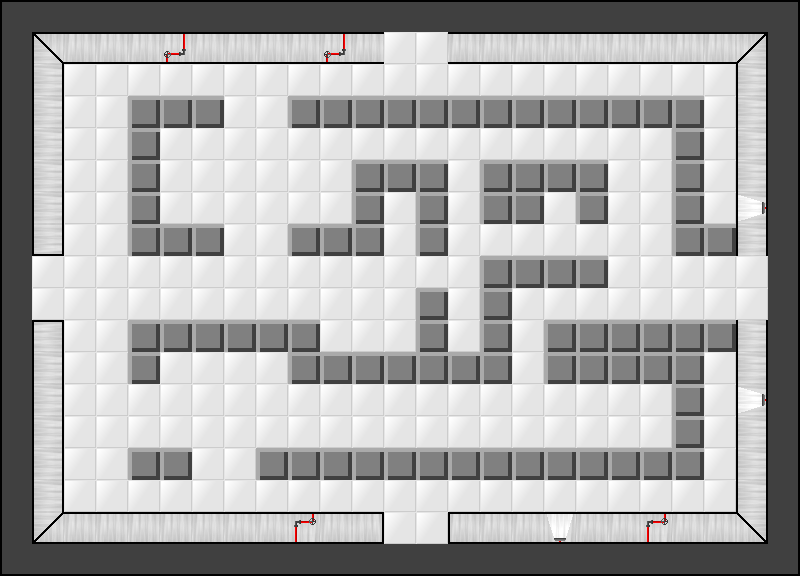

A level layout from a 2D game, rendered from its tile map. Below: a short description, then the map file with tile-grid data replaced by summaries:
An orthogonal 25x18 tile map with 32x32 px tiles, 2 tile layers (Tile Layer 2, Tile Layer 1) and 26 objects (10x conveyor, 4x door, 4x laser, 3x gate, 2x blade, ...).

<map version="1.0" orientation="orthogonal" width="25" height="18" tilewidth="32" tileheight="32">
 <tileset firstgid="1" name="tile" tilewidth="32" tileheight="32">
  <image source="../graphics/room_tileset.png" width="192" height="256" />
 </tileset>
 <layer name="Tile Layer 2" width="25" height="18">
  <data>[450 cells, 450 non-empty, 1 distinct tile ids]</data>
 </layer>
 <layer name="Tile Layer 1" width="25" height="18">
  <data>[450 cells, 242 non-empty, 23 distinct tile ids]</data>
 </layer>
 <objectgroup name="Object Layer 1" width="25" height="18">
  <object name="DOOR" type="door" x="32" y="256" width="32" height="64" />
  <object type="gate" x="128" y="256" width="32" height="64">
   <properties>
    <property name="id" value="1" />
   </properties>
  </object>
  <object type="gate" x="224" y="96" width="64" height="32">
   <properties>
    <property name="id" value="1" />
   </properties>
  </object>
  <object type="blade" x="384" y="192" width="32" height="32" />
  <object type="blade" x="448" y="320" width="32" height="32" />
  <object type="laser" x="160" y="128" width="32" height="32" />
  <object name="DOOR" type="door" x="384" y="512" width="64" height="32" />
  <object name="DOOR" type="door" x="384" y="32" width="64" height="32" />
  <object type="button" x="544" y="192" width="32" height="32">
   <properties>
    <property name="id" value="1" />
   </properties>
  </object>
  <object type="conveyor" x="64" y="96" width="32" height="32">
   <properties>
    <property name="dir" value="s" />
   </properties>
  </object>
  <object type="conveyor" x="96" y="96" width="32" height="32">
   <properties>
    <property name="dir" value="s" />
   </properties>
  </object>
  <object type="conveyor" x="96" y="128" width="32" height="32">
   <properties>
    <property name="dir" value="s" />
   </properties>
  </object>
  <object type="conveyor" x="64" y="128" width="32" height="32">
   <properties>
    <property name="dir" value="s" />
   </properties>
  </object>
  <object type="conveyor" x="96" y="384" width="32" height="32">
   <properties>
    <property name="dir" value="e" />
   </properties>
  </object>
  <object type="conveyor" x="96" y="416" width="32" height="32">
   <properties>
    <property name="dir" value="e" />
   </properties>
  </object>
  <object type="conveyor" x="64" y="416" width="32" height="32">
   <properties>
    <property name="dir" value="e" />
   </properties>
  </object>
  <object type="conveyor" x="64" y="384" width="32" height="32">
   <properties>
    <property name="dir" value="e" />
   </properties>
  </object>
  <object type="conveyor" x="128" y="384" width="32" height="32">
   <properties>
    <property name="dir" value="e" />
   </properties>
  </object>
  <object type="conveyor" x="128" y="416" width="32" height="32">
   <properties>
    <property name="dir" value="e" />
   </properties>
  </object>
  <object type="laser" x="256" y="352" width="32" height="32" />
  <object name="DOOR" type="door" x="736" y="256" width="32" height="64" />
  <object type="laser" x="704" y="192" width="32" height="32" />
  <object type="laser" x="704" y="352" width="32" height="32" />
  <object name="This sign has been rated as SAFE, under state guidelines." type="sign" x="320" y="256" width="32" height="32">
   <properties>
    <property name="text" value="This sign has been rated as SAFE, under state guidelines." />
   </properties>
  </object>
  <object name="Your Controller wants you to succeed as much as you do." type="sign" x="384" y="384" width="32" height="32">
   <properties>
    <property name="text" value="Your Controller wants you to succeed as much as you do." />
   </properties>
  </object>
  <object type="gate" x="192" y="448" width="64" height="32">
   <properties>
    <property name="id" value="1" />
   </properties>
  </object>
 </objectgroup>
</map>
